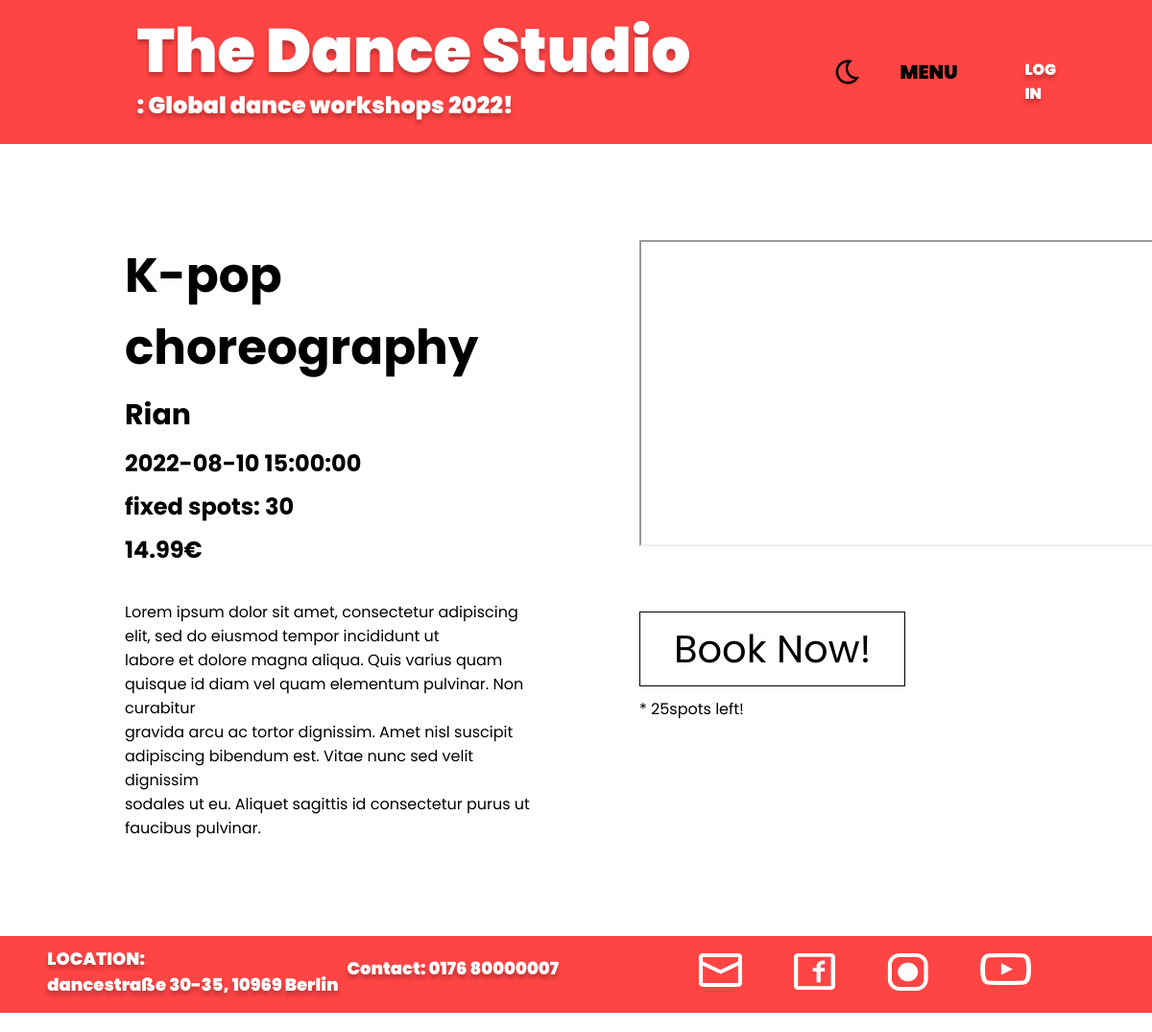
Page /classinfo/9 on the earlier database version.
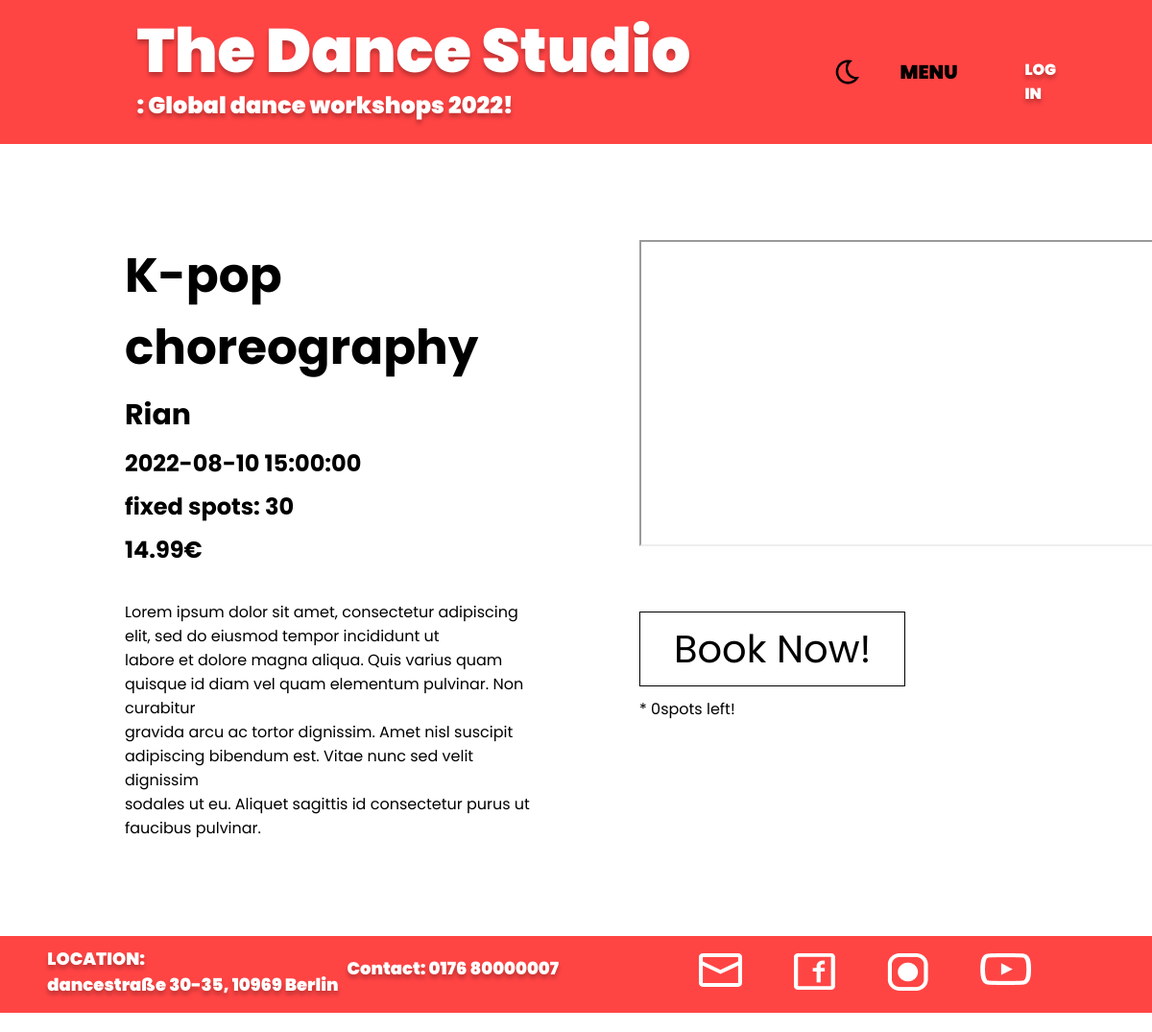
Same page on the later database version.
### app/booking/models.py (models this page shows, shortened)
class Workshop(db.Model, CRUDMixin):
    id = db.Column(db.Integer, primary_key=True)
    date = db.Column(db.String(120))
    name = db.Column(db.String(120))
    teacher = db.Column(db.String(150))
    price = db.Column(db.Numeric(100, 2))
    fixed_spots = db.Column(db.Integer)
    available_spots = db.Column(db.Integer)
    picture_url = db.Column(db.String(300))
    video_url= db.Column(db.String(300))
    userinfos = db.relationship('Userinfo', backref='workshop', lazy=True)

### app/booking/routes.py (the view)
@blueprint.route('/classinfo/<int:id>')
def classinfo(id):
    workshop = Workshop.query.filter_by(id=id).first_or_404()
    return render_template('booking/classInfo.htm',workshop=workshop)

### app/templates/booking/classInfo.htm (shortened to what this page needs)
{% extends 'base.html' %}
{% block css %}
<link rel="stylesheet" type="text/css" href="../static/styles/classinfo_style.css">
{% endblock %}
{% block body %}
    <div class="content">
        <div class="info">
            <h1> {{workshop.name}} </h1>
            <h2> {{workshop.teacher}} </h2>
            <h3> {{workshop.date}} </h3>
            <h4> fixed spots: {{workshop.fixed_spots}}</h4>
            <h5> {{workshop.price}}€</h5>
            <p><br>Lorem ipsum dolor sit amet, consectetur adipiscing <br> elit, sed do eiusmod tempor incididunt ut <br>labore et dolore magna aliqua. Quis varius quam <br>quisque id diam vel quam elementum pulvinar. Non curabitur<br> gravida arcu ac tortor dignissim. Amet nisl suscipit <br>adipiscing bibendum est. Vitae nunc sed velit dignissim <br>sodales ut eu. Aliquet sagittis id consectetur purus ut <br>faucibus pulvinar. </p>
        </div>
        <div class="rightside">
            <iframe width="560" height="315" src={{workshop.video_url}}>
            </iframe>
            <br>
            <a href="/book/{{workshop.id}}" id="book" onclick="togglePopup()" class="{{workshop.available_spots}}">
                Book Now!
            </a>
            <p1>
            <br> * {{workshop.available_spots}}spots left!
            </p1>
        </div>
    </div>
{% endblock %}

Differences in the rows shown:
changed Workshop "K-pop choreography": available_spots "25" → "0"
